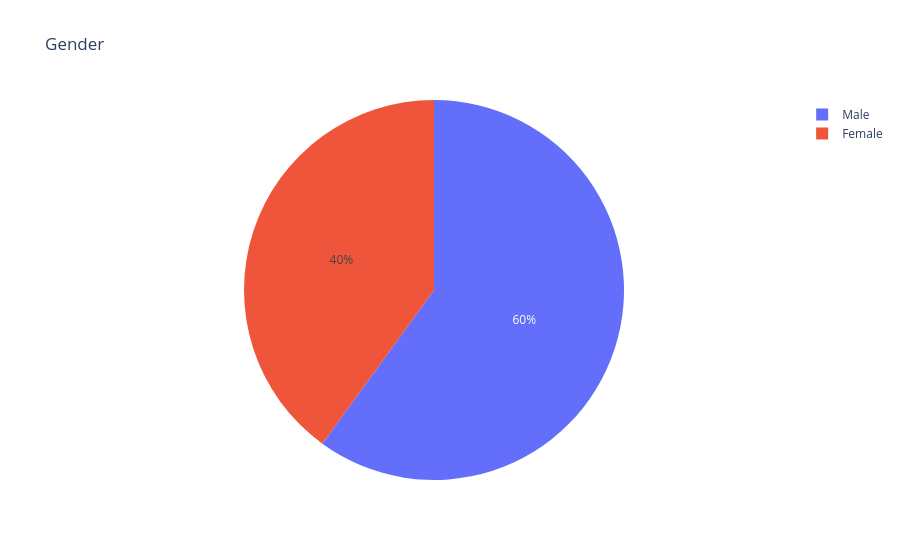

The code cell stored with this chart in its notebook:
### Code cell
fig = px.pie(df, names="Gender", title="Gender")
fig.show()

### Figure 1 — Plotly figure (JSON) as saved in the notebook; plotly's stock layout.template omitted (floating-point values rounded to 4 significant figures; data arrays with more than 128 entries replaced by an {"elided": "..."} marker saying what was removed)
{"data": [{"domain": {"x": [0.0, 1.0], "y": [0.0, 1.0]}, "hovertemplate": "Gender=%{label}<extra></extra>", "labels": {"elided": "1470 str values"}, "legendgroup": "", "name": "", "showlegend": true, "type": "pie"}], "layout": {"legend": {"tracegroupgap": 0}, "title": {"text": "Gender"}}}
